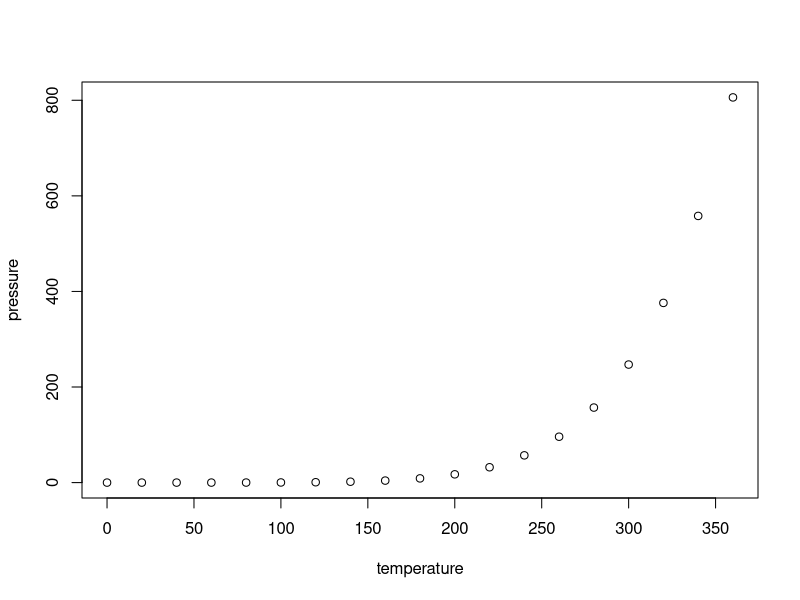
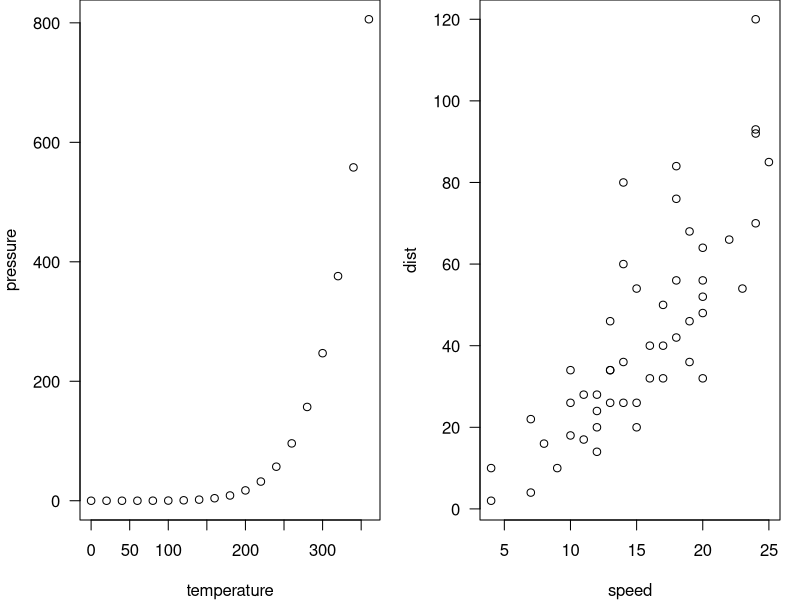
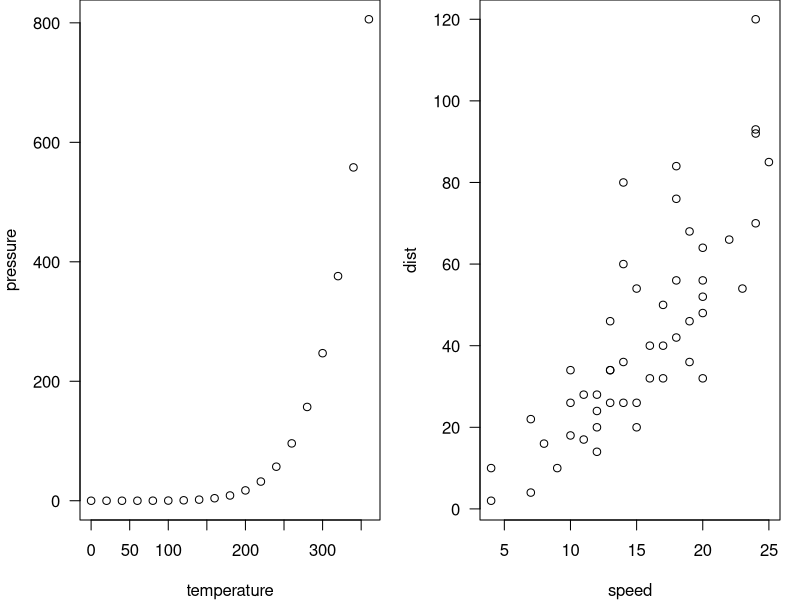
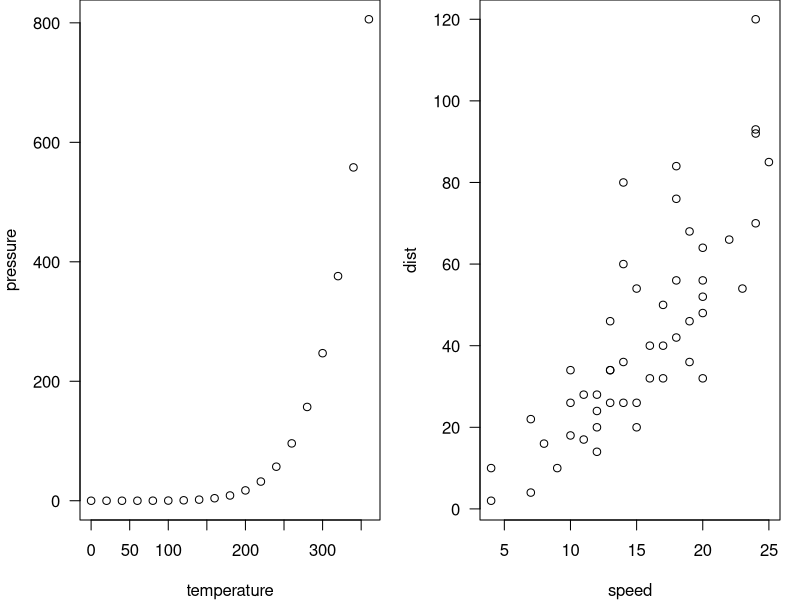

R code for these plots, in order:
## ---- chunk 1
knitr::opts_chunk$set(
  comment = "#",
  collapse = TRUE,
  warning = FALSE,
  message = FALSE,
  fig.width=6, fig.height=6,
  fig.retina = 3,
  fig.align = 'center'
)

options(repos=structure(c(CRAN="http://cran.r-project.org")))
## ---- chunk 2
library(datasets)
cars[1:2,]
## ---- chunk 3
plot(pressure)
## ---- chunk 4
par(mfrow=c(1,2), mar = c(4,4,0,1), las = 1)
plot(pressure)
plot(cars)
## ---- chunk 5
par(mfrow=c(1,2), mar = c(4,4,0,1))
plot(pressure)
plot(cars)
## ---- chunk 6
par(mfrow=c(1,2), mar = c(4,4,0,1), las = 1)
plot(pressure) #<<
plot(cars) #<<
